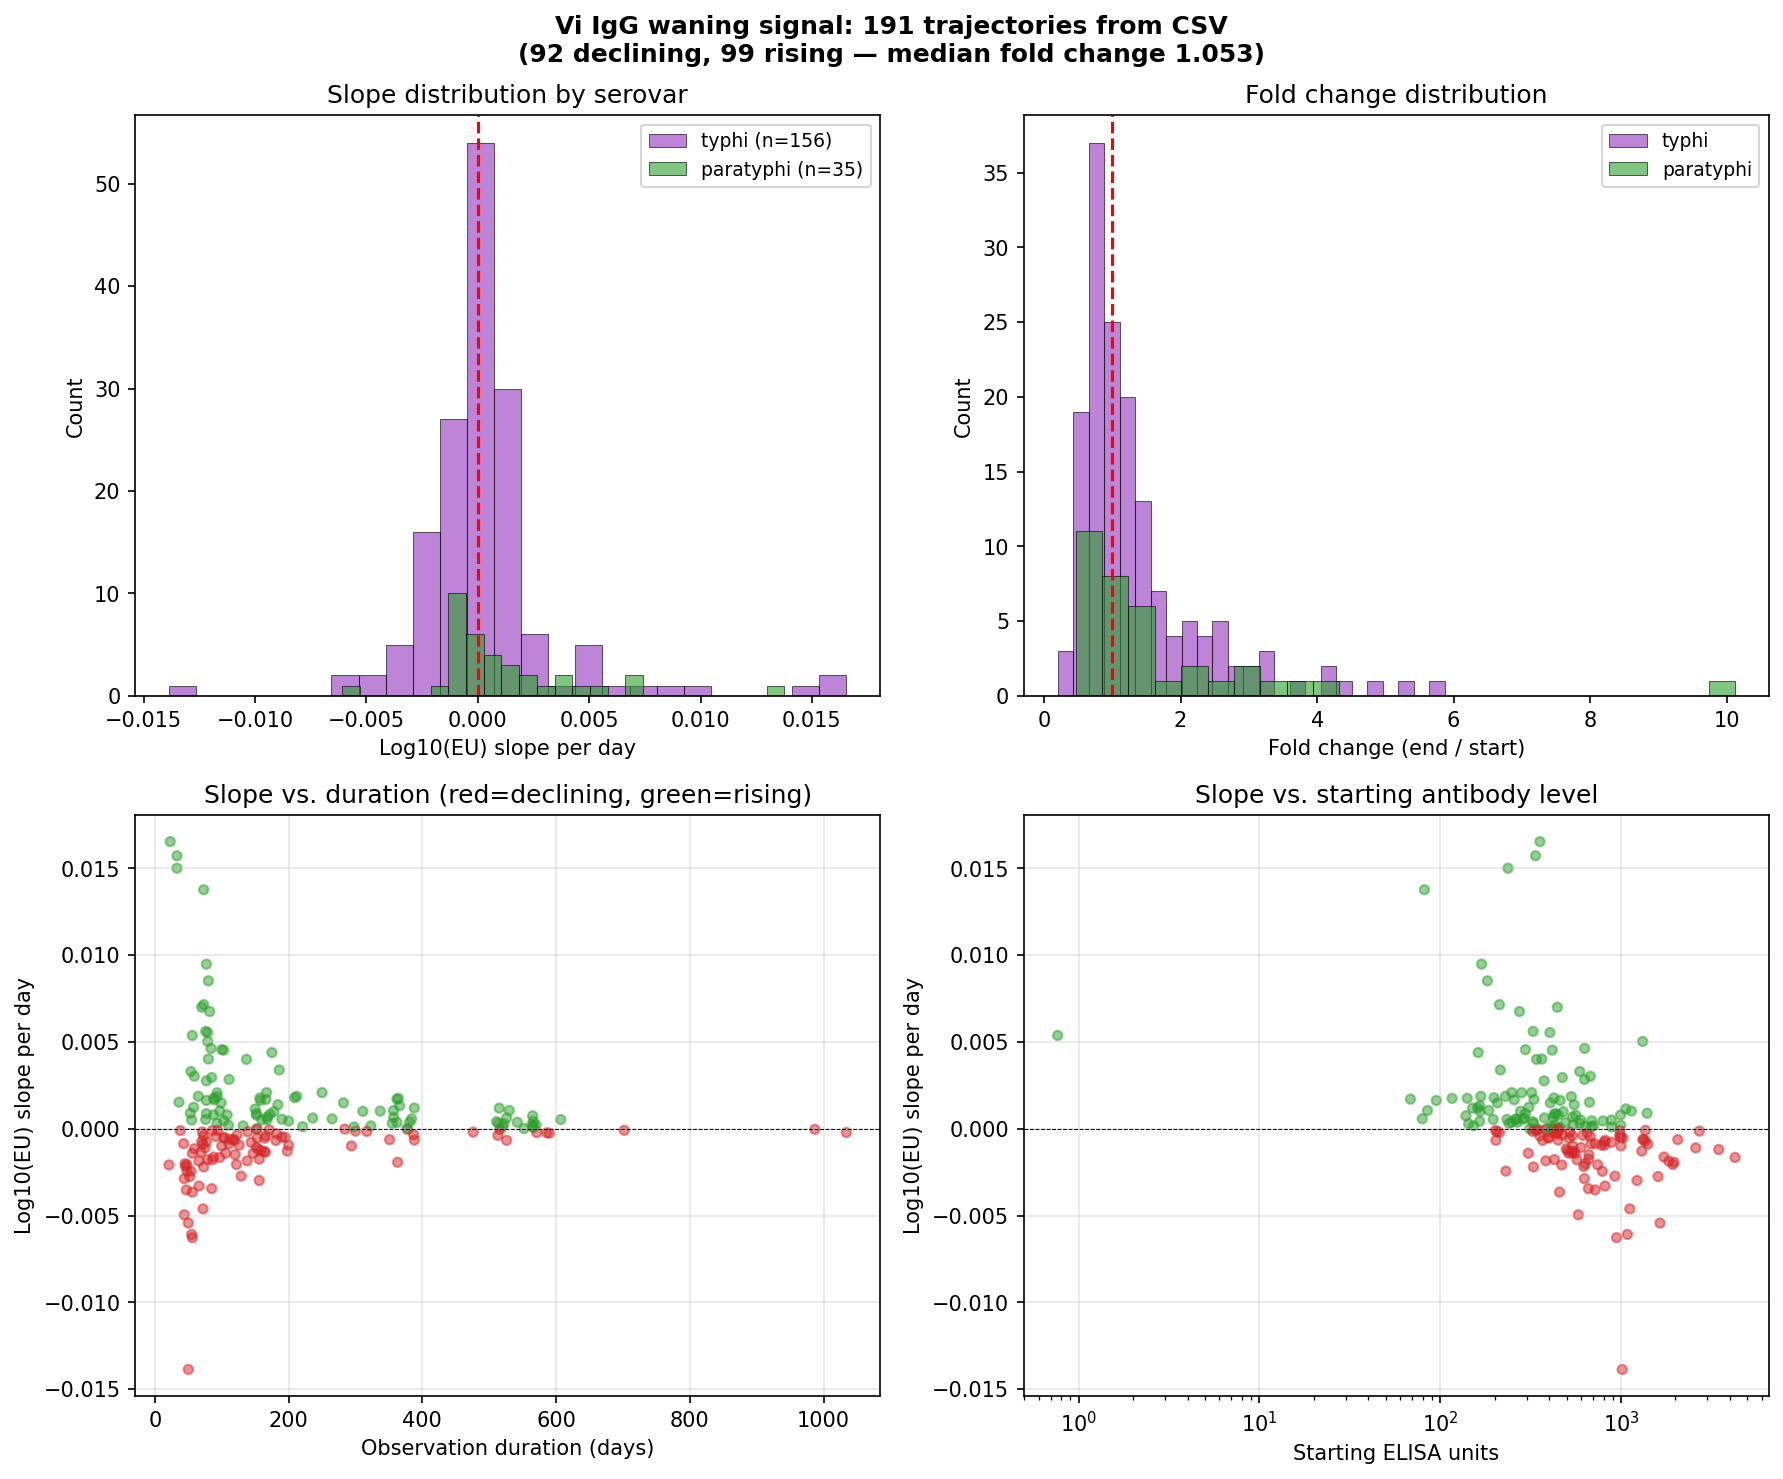

Python code for this plot:
"""
04: Slope analysis of Vi IgG trajectories using full CSV dataset.

Expanded version of the PDF-based analysis with more subjects,
exact values, stratification by serovar/age/reinfection status.
"""

import pandas as pd
import numpy as np
import matplotlib.pyplot as plt
from pathlib import Path

DATA_DIR = Path("metastudies/waning_after_infection/Aiemjoy2022_reanalysis/data")
OUT_DIR = Path("metastudies/waning_after_infection/Aiemjoy2022_reanalysis/reanalysis/eda")


def compute_slopes(long):
    """Compute first-to-last log10 slope for each longitudinal subject."""
    slopes = []
    for sid, grp in long.groupby("index_id"):
        if not grp["has_longitudinal"].iloc[0]:
            continue
        grp = grp.sort_values("days_since_fever_onset")
        t0, eu0 = grp.iloc[0]["days_since_fever_onset"], grp.iloc[0]["vi_igg_eu"]
        t1, eu1 = grp.iloc[-1]["days_since_fever_onset"], grp.iloc[-1]["vi_igg_eu"]
        dt = t1 - t0
        if dt <= 0 or eu0 <= 0 or eu1 <= 0:
            continue
        slopes.append({
            "index_id": sid,
            "serovar": grp.iloc[0]["serovar"],
            "age": grp.iloc[0]["age"],
            "age_group": "<5" if grp.iloc[0]["age"] < 5 else ("5-15" if grp.iloc[0]["age"] <= 15 else "16+"),
            "reinf_obs": grp.iloc[0]["reinf_obs"],
            "n_obs": len(grp),
            "t_start": t0,
            "t_end": t1,
            "duration_days": dt,
            "eu_start": eu0,
            "eu_end": eu1,
            "log10_slope_per_day": (np.log10(eu1) - np.log10(eu0)) / dt,
            "fold_change": eu1 / eu0,
            "direction": "declining" if eu1 < eu0 else "rising",
        })
    return pd.DataFrame(slopes)


def print_summary(slopes, label="All"):
    """Print slope summary statistics."""
    n = len(slopes)
    if n == 0:
        print(f"  {label}: no data")
        return
    n_dec = (slopes["direction"] == "declining").sum()
    n_ris = (slopes["direction"] == "rising").sum()
    ls = slopes["log10_slope_per_day"]
    fc = slopes["fold_change"]
    print(f"  {label} (n={n}): {n_dec} declining, {n_ris} rising")
    print(f"    Median log10 slope/day: {ls.median():.6f}, mean: {ls.mean():.6f}")
    print(f"    IQR: [{ls.quantile(0.25):.6f}, {ls.quantile(0.75):.6f}]")
    print(f"    Median fold change: {fc.median():.3f}, IQR: [{fc.quantile(0.25):.3f}, {fc.quantile(0.75):.3f}]")
    print(f"    Median duration: {slopes['duration_days'].median():.0f} days")


def main():
    long = pd.read_csv(DATA_DIR / "vi_igg_long.csv")
    slopes = compute_slopes(long)

    print("=" * 60)
    print("SLOPE ANALYSIS — FULL CSV DATASET")
    print("=" * 60)
    print_summary(slopes, "All longitudinal")
    print()
    for sv in ["typhi", "paratyphi"]:
        print_summary(slopes[slopes["serovar"] == sv], f"  {sv}")
    print()
    for ag in ["<5", "5-15", "16+"]:
        print_summary(slopes[slopes["age_group"] == ag], f"  age {ag}")
    print()
    long_dur = slopes[slopes["duration_days"] > 200]
    print_summary(long_dur, "Duration > 200 days")

    # =====================================================================
    # Figure 1: Slope distributions (2x2)
    # =====================================================================
    fig, axes = plt.subplots(2, 2, figsize=(12, 10))

    ax = axes[0, 0]
    for sv, color in [("typhi", "#9133be"), ("paratyphi", "#2ca02c")]:
        sub = slopes[slopes["serovar"] == sv]
        ax.hist(sub["log10_slope_per_day"], bins=25, alpha=0.6, color=color,
                label=f"{sv} (n={len(sub)})", edgecolor="black", linewidth=0.5)
    ax.axvline(0, color="red", linestyle="--", linewidth=1.5)
    ax.set_xlabel("Log10(EU) slope per day")
    ax.set_ylabel("Count")
    ax.set_title("Slope distribution by serovar")
    ax.legend(fontsize=9)

    ax = axes[0, 1]
    for sv, color in [("typhi", "#9133be"), ("paratyphi", "#2ca02c")]:
        sub = slopes[slopes["serovar"] == sv]
        ax.hist(sub["fold_change"], bins=25, alpha=0.6, color=color,
                label=f"{sv}", edgecolor="black", linewidth=0.5)
    ax.axvline(1.0, color="red", linestyle="--", linewidth=1.5)
    ax.set_xlabel("Fold change (end / start)")
    ax.set_ylabel("Count")
    ax.set_title("Fold change distribution")
    ax.legend(fontsize=9)

    ax = axes[1, 0]
    colors = ["#d62728" if d == "declining" else "#2ca02c" for d in slopes["direction"]]
    ax.scatter(slopes["duration_days"], slopes["log10_slope_per_day"],
               c=colors, s=20, alpha=0.5)
    ax.axhline(0, color="black", linestyle="--", linewidth=0.5)
    ax.set_xlabel("Observation duration (days)")
    ax.set_ylabel("Log10(EU) slope per day")
    ax.set_title("Slope vs. duration (red=declining, green=rising)")
    ax.grid(True, alpha=0.3)

    ax = axes[1, 1]
    ax.scatter(slopes["eu_start"], slopes["log10_slope_per_day"],
               c=colors, s=20, alpha=0.5)
    ax.axhline(0, color="black", linestyle="--", linewidth=0.5)
    ax.set_xscale("log")
    ax.set_xlabel("Starting ELISA units")
    ax.set_ylabel("Log10(EU) slope per day")
    ax.set_title("Slope vs. starting antibody level")
    ax.grid(True, alpha=0.3)

    n_dec = (slopes["direction"] == "declining").sum()
    n_ris = (slopes["direction"] == "rising").sum()
    fig.suptitle(f"Vi IgG waning signal: {len(slopes)} trajectories from CSV\n"
                 f"({n_dec} declining, {n_ris} rising — "
                 f"median fold change {slopes['fold_change'].median():.3f})",
                 fontsize=12, fontweight="bold")
    fig.tight_layout()
    fig.savefig(OUT_DIR / "04_slope_analysis.png", dpi=150, bbox_inches="tight")
    plt.close()
    print("\nSaved 04_slope_analysis.png")

    # =====================================================================
    # Figure 2: Faceted trajectories (npoints × direction)
    # =====================================================================
    npts_vals = sorted(slopes["n_obs"].unique())
    directions = ["declining", "rising"]
    dir_colors = {"declining": "#d62728", "rising": "#2ca02c"}

    n_cols = len(npts_vals)
    fig, axes = plt.subplots(2, n_cols, figsize=(5 * n_cols, 8), sharex=True, sharey=True)

    for col, npts in enumerate(npts_vals):
        for row, direction in enumerate(directions):
            ax = axes[row, col]
            sub_ids = slopes[(slopes["n_obs"] == npts) & (slopes["direction"] == direction)]["index_id"]
            sub_data = long[long["index_id"].isin(sub_ids)]
            for sid, grp in sub_data.groupby("index_id"):
                grp = grp.sort_values("days_since_fever_onset")
                ax.plot(grp["days_since_fever_onset"], grp["vi_igg_eu"],
                        color=dir_colors[direction], linewidth=1.0, alpha=0.5,
                        marker="o", markersize=3)

            ax.set_yscale("log")
            ax.set_xlim(-10, 1200)
            ax.set_ylim(10, 5000)
            ax.grid(True, alpha=0.3)

            if row == 0:
                total = len(slopes[slopes["n_obs"] == npts])
                ax.set_title(f"{npts} observations (n={total})", fontsize=11)
            if col == 0:
                dir_label = "Declining" if direction == "declining" else "Rising / flat"
                ax.set_ylabel(f"{dir_label} (n={len(sub_ids)})\nVi IgG (EU)")
            else:
                ax.text(0.02, 0.95, f"n={len(sub_ids)}", transform=ax.transAxes,
                        fontsize=9, va="top", fontweight="bold", color=dir_colors[direction])
            if row == 1:
                ax.set_xlabel("Days since fever onset")

    fig.suptitle("Vi IgG trajectories from CSV: time points × direction",
                 fontsize=12, fontweight="bold")
    fig.tight_layout()
    fig.savefig(OUT_DIR / "04_faceted_trajectories.png", dpi=150, bbox_inches="tight")
    plt.close()
    print("Saved 04_faceted_trajectories.png")

    # =====================================================================
    # Figure 3: Spaghetti colored by serovar
    # =====================================================================
    fig, ax = plt.subplots(figsize=(10, 6))
    for sid, grp in long[long["has_longitudinal"]].groupby("index_id"):
        grp = grp.sort_values("days_since_fever_onset")
        color = "#9133be" if grp["serovar"].iloc[0] == "typhi" else "#2ca02c"
        ax.plot(grp["days_since_fever_onset"], grp["vi_igg_eu"],
                color=color, linewidth=0.8, alpha=0.4, marker=".", markersize=2)
    ax.set_xlabel("Days since fever onset")
    ax.set_ylabel("Anti-Vi IgG (ELISA units)")
    ax.set_yscale("log")
    ax.set_ylim(10, 5000)
    ax.set_title(f"All longitudinal Vi IgG trajectories (n={len(slopes)})\n"
                 f"Purple = S. Typhi, Green = S. Paratyphi A")
    ax.grid(True, alpha=0.3)
    fig.tight_layout()
    fig.savefig(OUT_DIR / "04_spaghetti_by_serovar.png", dpi=150, bbox_inches="tight")
    plt.close()
    print("Saved 04_spaghetti_by_serovar.png")


if __name__ == "__main__":
    main()
